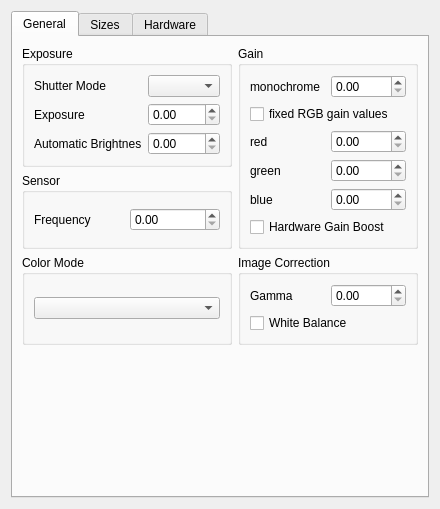
<?xml version="1.0" encoding="UTF-8"?>
<ui version="4.0">
 <class>WidgetUEyeCameraSettings</class>
 <widget class="QWidget" name="WidgetUEyeCameraSettings">
  <property name="geometry">
   <rect>
    <x>0</x>
    <y>0</y>
    <width>440</width>
    <height>509</height>
   </rect>
  </property>
  <property name="windowTitle">
   <string>Form</string>
  </property>
  <layout class="QGridLayout" name="gridLayout_2">
   <item row="0" column="0">
    <widget class="QTabWidget" name="tabWidget">
     <property name="currentIndex">
      <number>0</number>
     </property>
     <widget class="QWidget" name="tab">
      <attribute name="title">
       <string>General</string>
      </attribute>
      <layout class="QGridLayout" name="gridLayout_8">
       <item row="0" column="0">
        <widget class="QGroupBox" name="groupBox_3">
         <property name="sizePolicy">
          <sizepolicy hsizetype="Expanding" vsizetype="Preferred">
           <horstretch>5</horstretch>
           <verstretch>0</verstretch>
          </sizepolicy>
         </property>
         <property name="title">
          <string>Exposure</string>
         </property>
         <layout class="QGridLayout" name="gridLayout_4">
          <item row="0" column="0">
           <layout class="QGridLayout" name="gridLayout_5">
            <item row="1" column="0">
             <widget class="QLabel" name="label_19">
              <property name="text">
               <string>Exposure</string>
              </property>
             </widget>
            </item>
            <item row="1" column="1">
             <widget class="QDoubleSpinBox" name="doubleSpinBoxExposure"/>
            </item>
            <item row="0" column="0">
             <widget class="QLabel" name="label_33">
              <property name="text">
               <string>Shutter Mode</string>
              </property>
             </widget>
            </item>
            <item row="0" column="1">
             <widget class="QComboBox" name="comboBoxShutterMode"/>
            </item>
            <item row="2" column="1">
             <widget class="QDoubleSpinBox" name="doubleSpinBoxAutoBrightness"/>
            </item>
            <item row="2" column="0">
             <widget class="QLabel" name="labelAutomaticBrightness">
              <property name="text">
               <string>Automatic Brightnes</string>
              </property>
             </widget>
            </item>
           </layout>
          </item>
         </layout>
        </widget>
       </item>
       <item row="0" column="1" rowspan="2">
        <widget class="QGroupBox" name="groupBox_2">
         <property name="sizePolicy">
          <sizepolicy hsizetype="Expanding" vsizetype="Preferred">
           <horstretch>5</horstretch>
           <verstretch>0</verstretch>
          </sizepolicy>
         </property>
         <property name="title">
          <string>Gain</string>
         </property>
         <layout class="QGridLayout" name="gridLayout_12">
          <item row="0" column="0">
           <layout class="QGridLayout" name="gridLayout_11">
            <item row="0" column="0">
             <widget class="QLabel" name="label_3">
              <property name="text">
               <string>monochrome</string>
              </property>
             </widget>
            </item>
            <item row="0" column="1">
             <widget class="QDoubleSpinBox" name="doubleSpinBoxGainMono"/>
            </item>
            <item row="2" column="0">
             <widget class="QLabel" name="label_30">
              <property name="text">
               <string>red</string>
              </property>
             </widget>
            </item>
            <item row="1" column="0" colspan="2">
             <widget class="QCheckBox" name="checkBoxFixedRGBGainValues">
              <property name="text">
               <string>fixed RGB gain values</string>
              </property>
             </widget>
            </item>
            <item row="3" column="0">
             <widget class="QLabel" name="label_31">
              <property name="text">
               <string>green</string>
              </property>
             </widget>
            </item>
            <item row="4" column="0">
             <widget class="QLabel" name="label_32">
              <property name="text">
               <string>blue</string>
              </property>
             </widget>
            </item>
            <item row="2" column="1">
             <widget class="QDoubleSpinBox" name="doubleSpinBoxGainRed"/>
            </item>
            <item row="3" column="1">
             <widget class="QDoubleSpinBox" name="doubleSpinBoxGainGreen"/>
            </item>
            <item row="4" column="1">
             <widget class="QDoubleSpinBox" name="doubleSpinBoxGainBlue"/>
            </item>
           </layout>
          </item>
          <item row="1" column="0">
           <widget class="QCheckBox" name="checkBoxGainBoost">
            <property name="text">
             <string>Hardware Gain Boost</string>
            </property>
           </widget>
          </item>
         </layout>
        </widget>
       </item>
       <item row="1" column="0">
        <widget class="QGroupBox" name="groupBox_5">
         <property name="title">
          <string>Sensor</string>
         </property>
         <layout class="QGridLayout" name="gridLayout_16">
          <item row="1" column="0">
           <layout class="QGridLayout" name="gridLayout_15">
            <item row="0" column="0">
             <widget class="QLabel" name="label_2">
              <property name="text">
               <string>Frequency</string>
              </property>
             </widget>
            </item>
            <item row="0" column="1">
             <widget class="QDoubleSpinBox" name="doubleSpinBoxFrequency"/>
            </item>
           </layout>
          </item>
         </layout>
        </widget>
       </item>
       <item row="2" column="0">
        <widget class="QGroupBox" name="groupBox">
         <property name="title">
          <string>Color Mode</string>
         </property>
         <layout class="QGridLayout" name="gridLayout">
          <item row="0" column="0">
           <widget class="QComboBox" name="comboBoxColorMode"/>
          </item>
         </layout>
        </widget>
       </item>
       <item row="2" column="1">
        <widget class="QGroupBox" name="groupBox_4">
         <property name="sizePolicy">
          <sizepolicy hsizetype="Expanding" vsizetype="Preferred">
           <horstretch>5</horstretch>
           <verstretch>0</verstretch>
          </sizepolicy>
         </property>
         <property name="title">
          <string>Image Correction</string>
         </property>
         <layout class="QGridLayout" name="gridLayout_10">
          <item row="0" column="0">
           <layout class="QGridLayout" name="gridLayout_7">
            <item row="0" column="0">
             <widget class="QLabel" name="label_7">
              <property name="text">
               <string>Gamma</string>
              </property>
             </widget>
            </item>
            <item row="0" column="1">
             <widget class="QDoubleSpinBox" name="doubleSpinBoxGamma"/>
            </item>
           </layout>
          </item>
          <item row="1" column="0">
           <widget class="QCheckBox" name="checkBoxWhiteBalance">
            <property name="text">
             <string>White Balance</string>
            </property>
           </widget>
          </item>
         </layout>
        </widget>
       </item>
       <item row="3" column="0">
        <spacer name="verticalSpacer_3">
         <property name="orientation">
          <enum>Qt::Vertical</enum>
         </property>
         <property name="sizeHint" stdset="0">
          <size>
           <width>20</width>
           <height>175</height>
          </size>
         </property>
        </spacer>
       </item>
       <item row="3" column="1">
        <spacer name="verticalSpacer_2">
         <property name="orientation">
          <enum>Qt::Vertical</enum>
         </property>
         <property name="sizeHint" stdset="0">
          <size>
           <width>20</width>
           <height>175</height>
          </size>
         </property>
        </spacer>
       </item>
      </layout>
     </widget>
     <widget class="QWidget" name="tab_2">
      <attribute name="title">
       <string>Sizes</string>
      </attribute>
      <layout class="QGridLayout" name="gridLayout_6">
       <item row="0" column="0">
        <layout class="QGridLayout" name="gridLayout_3">
         <item row="0" column="0">
          <widget class="QLabel" name="label_11">
           <property name="text">
            <string>Sensor width</string>
           </property>
          </widget>
         </item>
         <item row="1" column="0">
          <widget class="QLabel" name="label_12">
           <property name="text">
            <string>Sensor height</string>
           </property>
          </widget>
         </item>
         <item row="3" column="0">
          <widget class="QLabel" name="label_13">
           <property name="text">
            <string>Window (Left)</string>
           </property>
          </widget>
         </item>
         <item row="4" column="0">
          <widget class="QLabel" name="label_14">
           <property name="text">
            <string>Window (Top)</string>
           </property>
          </widget>
         </item>
         <item row="5" column="0">
          <widget class="QLabel" name="label_15">
           <property name="text">
            <string>Window (Height)</string>
           </property>
          </widget>
         </item>
         <item row="6" column="0">
          <widget class="QLabel" name="label_16">
           <property name="text">
            <string>Window (Width)</string>
           </property>
          </widget>
         </item>
         <item row="0" column="1">
          <widget class="QSpinBox" name="spinBoxSensorWidth">
           <property name="enabled">
            <bool>false</bool>
           </property>
           <property name="minimumSize">
            <size>
             <width>150</width>
             <height>0</height>
            </size>
           </property>
          </widget>
         </item>
         <item row="1" column="1">
          <widget class="QSpinBox" name="spinBoxSensorHeight">
           <property name="enabled">
            <bool>false</bool>
           </property>
          </widget>
         </item>
         <item row="3" column="1">
          <widget class="QSpinBox" name="spinBoxViewPortLeft"/>
         </item>
         <item row="4" column="1">
          <widget class="QSpinBox" name="spinBoxViewPortTop"/>
         </item>
         <item row="5" column="1">
          <widget class="QSpinBox" name="spinBoxViewPortHeight"/>
         </item>
         <item row="6" column="1">
          <widget class="QSpinBox" name="spinBoxViewPortWidth"/>
         </item>
         <item row="2" column="0">
          <widget class="QLabel" name="label_4">
           <property name="text">
            <string>Decimation</string>
           </property>
          </widget>
         </item>
         <item row="2" column="1">
          <widget class="QComboBox" name="comboBoxDecimation"/>
         </item>
        </layout>
       </item>
       <item row="0" column="1">
        <spacer name="horizontalSpacer">
         <property name="orientation">
          <enum>Qt::Horizontal</enum>
         </property>
         <property name="sizeHint" stdset="0">
          <size>
           <width>151</width>
           <height>20</height>
          </size>
         </property>
        </spacer>
       </item>
       <item row="1" column="0">
        <spacer name="verticalSpacer">
         <property name="orientation">
          <enum>Qt::Vertical</enum>
         </property>
         <property name="sizeHint" stdset="0">
          <size>
           <width>20</width>
           <height>260</height>
          </size>
         </property>
        </spacer>
       </item>
      </layout>
     </widget>
     <widget class="QWidget" name="tab_3">
      <attribute name="title">
       <string>Hardware</string>
      </attribute>
      <layout class="QGridLayout" name="gridLayout_13">
       <item row="0" column="0">
        <layout class="QGridLayout" name="gridLayout_9">
         <item row="0" column="0">
          <widget class="QLabel" name="label_25">
           <property name="text">
            <string>Devicename</string>
           </property>
          </widget>
         </item>
         <item row="1" column="0">
          <widget class="QLabel" name="label_26">
           <property name="text">
            <string>Sensor Type</string>
           </property>
          </widget>
         </item>
         <item row="2" column="0">
          <widget class="QLabel" name="label_27">
           <property name="text">
            <string>ID</string>
           </property>
          </widget>
         </item>
         <item row="3" column="0">
          <widget class="QLabel" name="label_28">
           <property name="text">
            <string>Version</string>
           </property>
          </widget>
         </item>
         <item row="4" column="0">
          <widget class="QLabel" name="label_29">
           <property name="text">
            <string>Serial</string>
           </property>
          </widget>
         </item>
         <item row="0" column="1">
          <widget class="QLabel" name="labelDevicename">
           <property name="sizePolicy">
            <sizepolicy hsizetype="Expanding" vsizetype="Preferred">
             <horstretch>0</horstretch>
             <verstretch>0</verstretch>
            </sizepolicy>
           </property>
           <property name="text">
            <string/>
           </property>
          </widget>
         </item>
         <item row="1" column="1">
          <widget class="QLabel" name="labelSensorType">
           <property name="text">
            <string/>
           </property>
          </widget>
         </item>
         <item row="2" column="1">
          <widget class="QLabel" name="labelHardwareID">
           <property name="text">
            <string/>
           </property>
          </widget>
         </item>
         <item row="3" column="1">
          <widget class="QLabel" name="labelVersion">
           <property name="text">
            <string/>
           </property>
          </widget>
         </item>
         <item row="4" column="1">
          <widget class="QLabel" name="labelSerial">
           <property name="text">
            <string/>
           </property>
          </widget>
         </item>
         <item row="5" column="0">
          <widget class="QLabel" name="label_22">
           <property name="text">
            <string>Pixels</string>
           </property>
          </widget>
         </item>
         <item row="5" column="1">
          <widget class="QLabel" name="labelMegapixel">
           <property name="text">
            <string/>
           </property>
          </widget>
         </item>
        </layout>
       </item>
       <item row="0" column="1">
        <spacer name="horizontalSpacer_4">
         <property name="orientation">
          <enum>Qt::Horizontal</enum>
         </property>
         <property name="sizeHint" stdset="0">
          <size>
           <width>193</width>
           <height>20</height>
          </size>
         </property>
        </spacer>
       </item>
       <item row="1" column="0">
        <spacer name="verticalSpacer_4">
         <property name="orientation">
          <enum>Qt::Vertical</enum>
         </property>
         <property name="sizeHint" stdset="0">
          <size>
           <width>20</width>
           <height>328</height>
          </size>
         </property>
        </spacer>
       </item>
      </layout>
     </widget>
    </widget>
   </item>
  </layout>
 </widget>
 <resources/>
 <connections/>
</ui>
